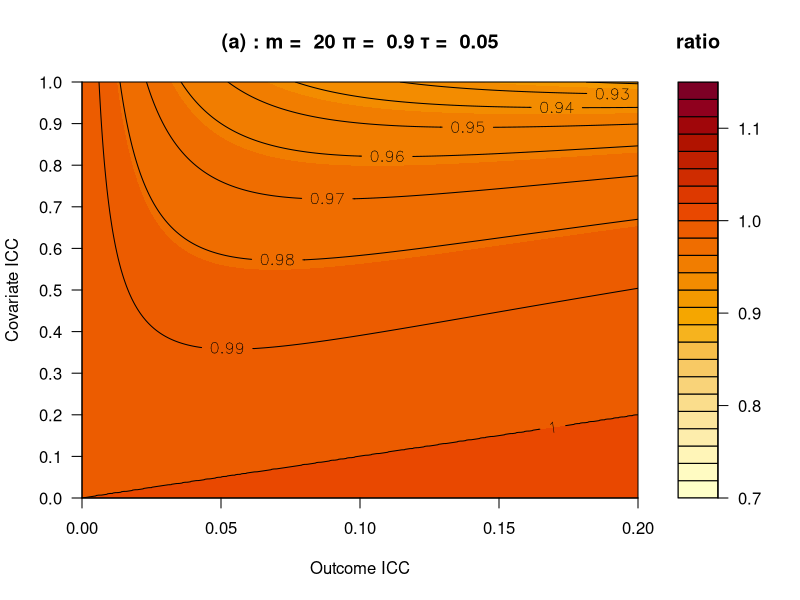
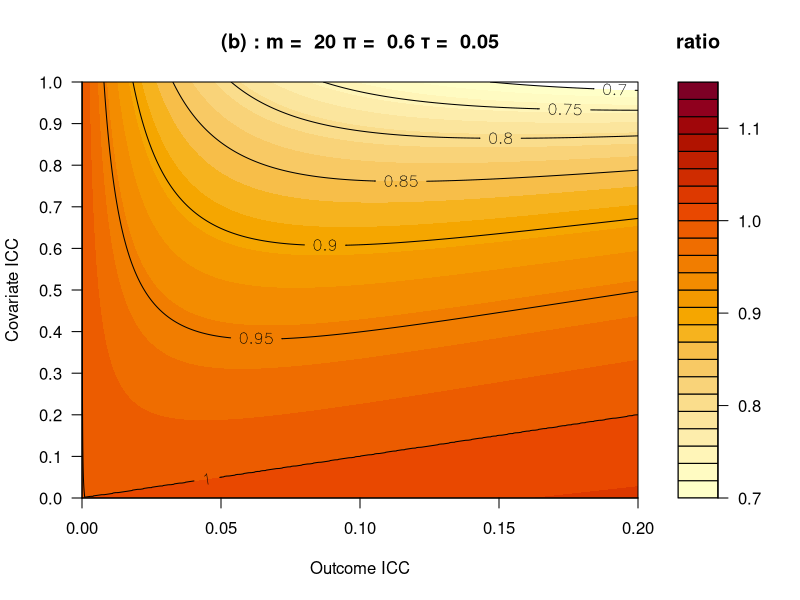
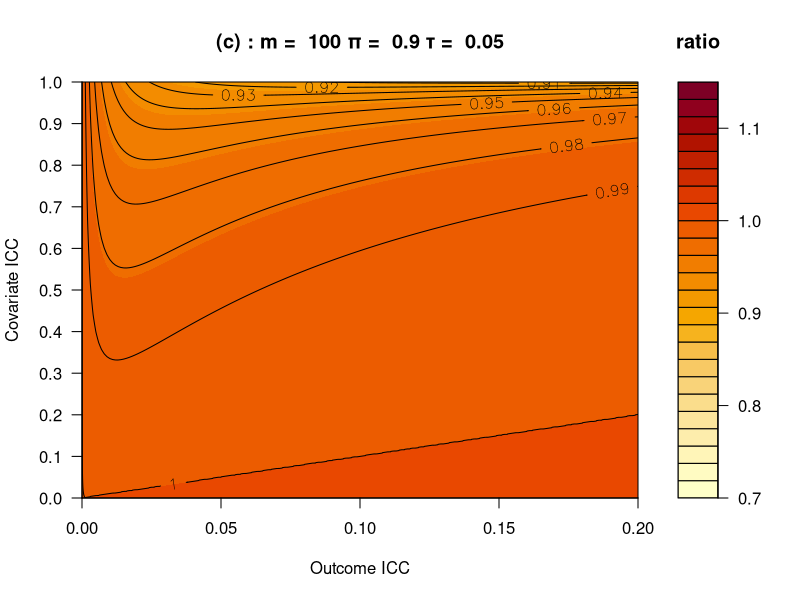
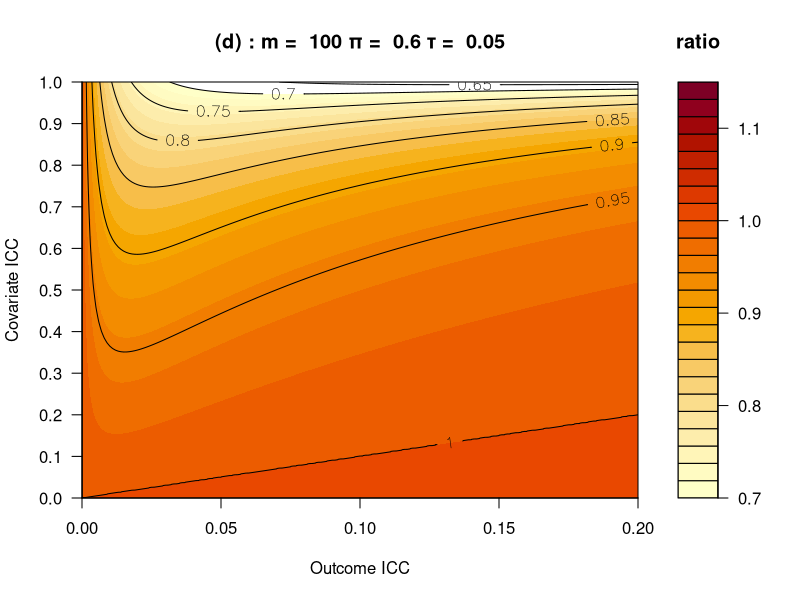
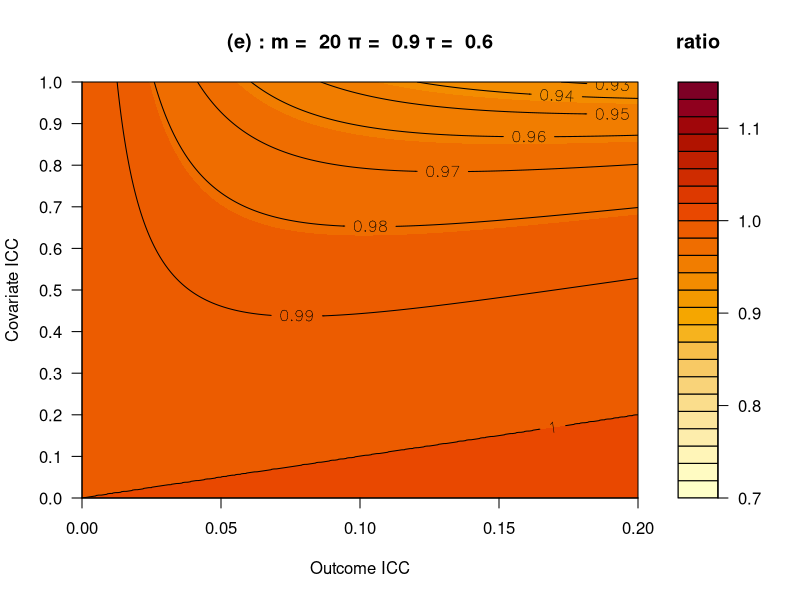
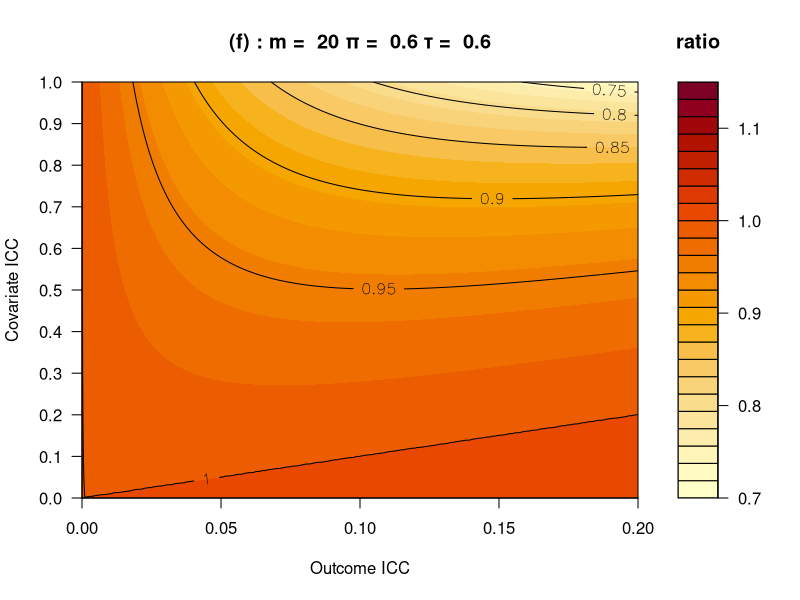
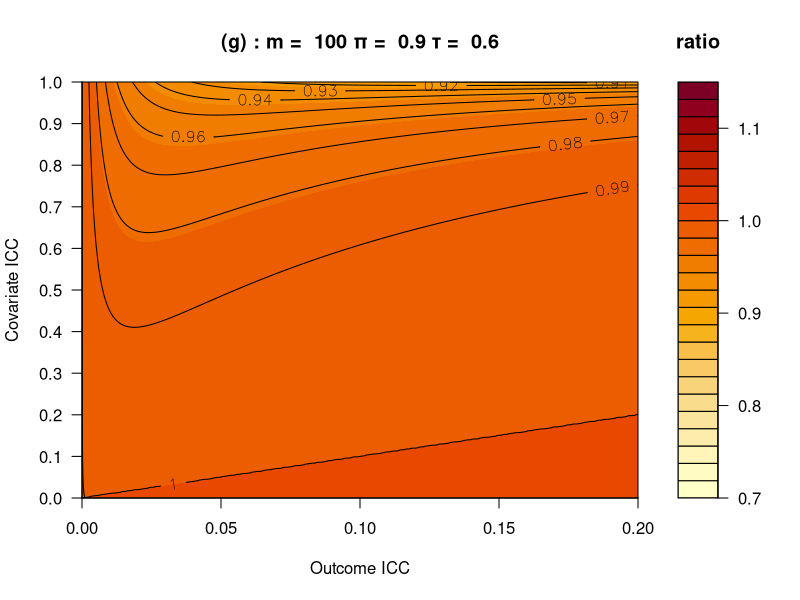
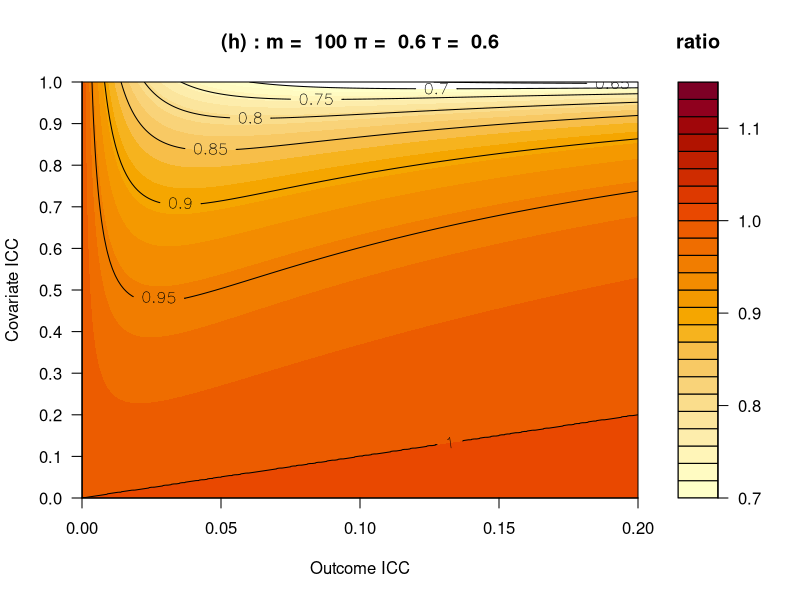

Write R code to recreate these figures, in order.
###############################################################
###   This file reproduces Figure 1 and Appendix Figure 1   ###
###############################################################
library(ggplot2)
library(gridExtra)
library(tidyverse)
#function calculating correction factor
correction_factor <- function(CV, m_b, rho_o, rho_c){
  #Input
  #CV: coefficient of variation of sample size m_i
  #m_b: average sample size 
  #rho_o: o-ICC
  #rho_c: c-ICC
  
  #output:
  #CF: correction factor
  CF <- (1 - CV^2 * (m_b*rho_o*(1-rho_o)*(rho_c-rho_o))/((1 + (m_b-2)*rho_o - (m_b - 1)*rho_c*rho_o)*
                                                           (1 + (m_b - 1)*rho_o)^2) )^{-1}
  return(CF)
}

#function calculating number of clusters for unequal cluster size
number_of_clusters_unequal <- function(CV, alpha = 0.05, zeta = 0.2, sigma_o, sigma_c, sigma_i = 0.5, m_b, rho_o, rho_c, delta){
  #Input
  #CV: coefficient of variation
  #alpha: type I error, default value is 0.05
  #zeta: type II error, default power is 0.8
  #sigma_o: conditional standard deviation of outcome
  #sigma_c: marginal standard deviation of covariates
  #sigma_i: standard deviation of intervention, default value is 0.5
  #m_b: mean cluster size
  #rho_o: o-ICC
  #rho_c: c-ICC
  #delta: pre-specified test size
  
  #output:
  #n: number of clusters
  n <- correction_factor(CV=CV, m_b=m_b, rho_o=rho_o, rho_c=rho_c) *
    (qnorm(1-alpha/2) + qnorm(1-zeta))^2 * sigma_o^2 * (1 - rho_o)*(1 + (m_b - 1)*rho_o)/(m_b * delta^2 * sigma_i^2 * sigma_c^2 * (1 + (m_b - 2)*rho_o - (m_b - 1)*rho_c*rho_o))
  return(n)
}

#function calculating number of clusters for equal cluster size
number_of_clusters_equal <- function(alpha = 0.05, zeta = 0.2, sigma_o, sigma_c, sigma_i = 0.5, m, rho_o, rho_c, delta){
  #Input
  #CV: coefficient of variation
  #alpha: type I error, default value is 0.05
  #zeta: type II error, default power is 0.8
  #sigma_o: conditional standard deviation of outcome
  #sigma_c: marginal standard deviation of covariates
  #sigma_in: standard deviation of intervention, default value is 0.5
  #m: cluster size
  #rho_o: o-ICC
  #rho_c: c-ICC
  #delta: pre-specified test size
  
  #output:
  #n: number of clusters
  n <- (qnorm(1-alpha/2) + qnorm(1-zeta))^2 * sigma_o^2 * (1 - rho_o)*(1 + (m - 1)*rho_o)/
    (m * delta^2 * sigma_i^2 * sigma_c^2 * (1 + (m - 2)*rho_o - (m - 1)*rho_c*rho_o))
  return(n)
}

#function calculating number of clusters by naive method
nc_naive <- function(pi, alpha = 0.05, zeta = 0.2, sigma_o, sigma_c, sigma_i = 0.5, m, rho_o, rho_c, delta){
  #Input
  #pi: mean follow up rate
  #alpha: type I error, default value is 0.05
  #zeta: type II error, default power is 0.8
  #sigma_o: conditional standard deviation of outcome
  #sigma_c: marginal standard deviation of covariates
  #sigma_i: standard deviation of intervention, default value is 0.5
  #m: cluster size
  #rho_o: o-ICC
  #rho_c: c-ICC
  #delta: pre-specified test size
  
  #output:
  #n: number of clusters
  n <- number_of_clusters_equal(alpha=alpha, zeta=zeta, sigma_o=sigma_o, sigma_c=sigma_c, sigma_i=sigma_i, m=m, rho_o=rho_o, rho_c=rho_c, delta=delta)/pi
  return(n)
}



#function generating heatmap dataset
heatdata <- function(m,pi,tau){
  #Input
  #m: cluster size
  #pi: follow-up rate
  #tau: correlation for missing indicator
  
  rho_o <- rep(seq(0.001,0.991,by=0.01),100)
  rho_c <- rep(seq(0.001,0.991,by=0.01),rep(100,100))
  m_b <- m*pi
  CV <- sqrt((1-pi)*(1+tau*(m-1))/pi/m)
  nc_mcar <- number_of_clusters_unequal(CV, alpha = 0.05, zeta = 0.2, sigma_o=1, sigma_c=1, sigma_i = 0.5, m_b, rho_o, rho_c, delta=0.2)
  nc_na <- nc_naive(pi, alpha = 0.05, zeta = 0.2, 1, 1, sigma_i = 0.5, m, rho_o, rho_c, delta=0.2)
  z <- round(nc_mcar/nc_na,4)
  df <- as.data.frame(cbind(rho_o,rho_c,z))
  return(df)
}


#plot heat map
phm <- function(pi,tau,m, label){
  m_b <- m*pi
  CV <- sqrt((1-pi)*(1+tau*(m-1))/pi/m)
  x <- seq(0,0.2,by=0.001)
  y <- seq(0,1,by=0.001)
  z <- matrix(data= NA, nrow=201,ncol=1001)
  for (i in 1:201){
    for (j in 1:1001){
      nc_mcar <- number_of_clusters_unequal(CV, alpha = 0.05, zeta = 0.2, 1, 1, sigma_i = 0.5, m_b, x[i], y[j], delta=0.2)
      nc_na <- nc_naive(pi, alpha = 0.05, zeta = 0.2, 1, 1, sigma_i = 0.5, m, x[i], y[j], delta=0.2)
      z[i,j] <- nc_mcar/nc_na
    }
  }
  
  filled.contour(x=seq(0,0.2,by=0.001),
                 y=seq(0,1,by=0.001),
                 z=z,
                 levels = seq(0.7,1.15,length.out = 25),
                 plot.title =   title(paste(label, ": m = ", m, "\u03c0 = ", pi, "\u03c4 = ", tau), xlab="Outcome ICC",
                                      ylab="Covariate ICC"),
                 plot.axes = {
                   axis(1, at=seq(0,0.2,by=0.05));
                   axis(2, at=seq(0,1,by=0.10));
                   contour(x,y,z,nlevels =10,add=TRUE,labcex = 1,col="black")
                 },
                 key.title = {par(cex.main=1.2);title(main="ratio")},
                 key.axes = axis(4, at=seq(0.5,1.3,by=0.1)))
}

m <- c(20,100)
pi <- c(0.9,0.6)
tau <- c(0.05,0.6,1)
a <- phm(pi[1],tau[1],m[1],"(a)")
b <- phm(pi[2],tau[1],m[1],"(b)")
c <- phm(pi[1],tau[1],m[2],"(c)")
d <- phm(pi[2],tau[1],m[2],"(d)")
e <- phm(pi[1],tau[2],m[1],"(e)")
f <- phm(pi[2],tau[2],m[1],"(f)")
g <- phm(pi[1],tau[2],m[2],"(g)")
h <- phm(pi[2],tau[2],m[2],"(h)")
i <- phm(pi[1],tau[3],m[1],"(a)")
j <- phm(pi[2],tau[3],m[1],"(b)")
k <- phm(pi[1],tau[3],m[2],"(c)")
l <- phm(pi[2],tau[3],m[2],"(d)")